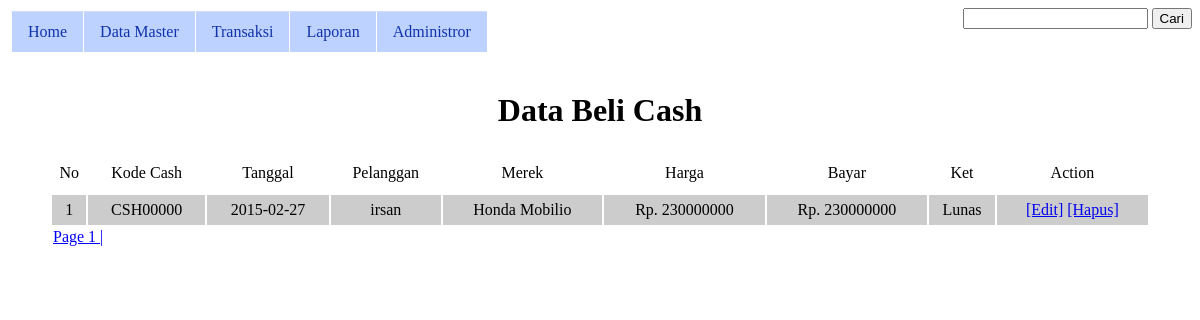
/tugas/jual_mobil/index.php?page=belicash_view (signed in), run on the app's committed database.
### tables this page shows
CREATE TABLE IF NOT EXISTS `belicash` (
  `KodeCash` varchar(10) NOT NULL,
  `TanggalCash` date NOT NULL,
  `KodeCust` varchar(10) NOT NULL,
  `Kodemobil` varchar(10) NOT NULL,
  `Harga` double NOT NULL,
  `Bayar` double NOT NULL,
  `Keterangan` varchar(50) NOT NULL
);

CREATE TABLE IF NOT EXISTS `pelanggan` (
  `KodeCust` varchar(10) NOT NULL,
  `Nama` varchar(40) NOT NULL,
  `Alamat` varchar(50) NOT NULL,
  `Telepon` varchar(15) NOT NULL,
  `HP` varchar(15) NOT NULL,
  `NoKTP` varchar(20) NOT NULL,
  `KK` varchar(20) NOT NULL,
  `SlipGaji` double NOT NULL,
  `Keterangan` varchar(50) NOT NULL
);

CREATE TABLE IF NOT EXISTS `mobil` (
  `Kodemobil` varchar(10) NOT NULL,
  `Merk` varchar(20) NOT NULL,
  `Warna` varchar(20) NOT NULL,
  `gambar` varchar(200) NOT NULL,
  `Harga` double NOT NULL
);

### tugas/jual_mobil/page/belicash_view.php (the view, shortened to what this page needs)
<?php
$halaman = get_Halaman("belicash");
$hal = get_NomorHalaman($_GET['hal']);
$sql = ("select a.KodeCash, a.Tanggalcash, b.Nama, c.Merk, a.Harga, a.Bayar, a.Keterangan from belicash a inner join pelanggan b using(KodeCust) inner join mobil c using(Kodemobil) ORDER BY `a`.`KodeCash` DESC LIMIT $hal , 10");
$query = mysql_query($sql);
?>
<center><h1>Data Beli Cash</h1></center>
	<table border='0' width='1100px'>
	<tr class="tr_grid" align="center" height="40">
	<td>No</td>
    <td>Kode Cash</td>
    <td>Tanggal</td>
    <td>Pelanggan</td>
	<td>Merek</td>
	<td>Harga</td>
	<td>Bayar</td>
	<td>Ket</td>
	<td>Action</td>
	</tr>
<?php
$i=((1*$hal)+1);
while($data = mysql_fetch_array($query)){
  echo "<tr bgcolor='#CCCCCC' align='center' height='30'  id='tabel'>
  		<td>$i</td>
  		<td>$data[KodeCash]</td>
		<td>$data[Tanggalcash]</td>
		<td>$data[Nama]</td>
		<td>$data[Merk]</td>
		<td>Rp. $data[Harga]</td>
		<td>Rp. $data[Bayar]</td>
		<td>$data[Keterangan]</td>
		<td>
			<a href='?page=belicash_view&id=$data[KodeCash]&edit=true'>[Edit]</a>
			<a href=proses.php?tipe=hapusBeliCash&id=$data[KodeCash] onclick='return confirm(\"Hapus $data[KodeCash]?\")'>[Hapus]</a></a>
		</td>
</tr>";
$i++;
}
?>
<tr>
<td colspan="9" class="tr_grid">
<?php
for($i=1; $i <= $halaman; $i++){
	echo "<a href='?page=belicash_view&hal=$i'>Page $i |</a> &nbsp;";
}
?>
</td>
</tr>
</table>

### data on the page
belicash: KodeCash "CSH00000", TanggalCash "2015-02-27", pelanggan.Nama "irsan", mobil.Merk "Honda Mobilio", Harga "230000000", Bayar "230000000", Keterangan "Lunas"
